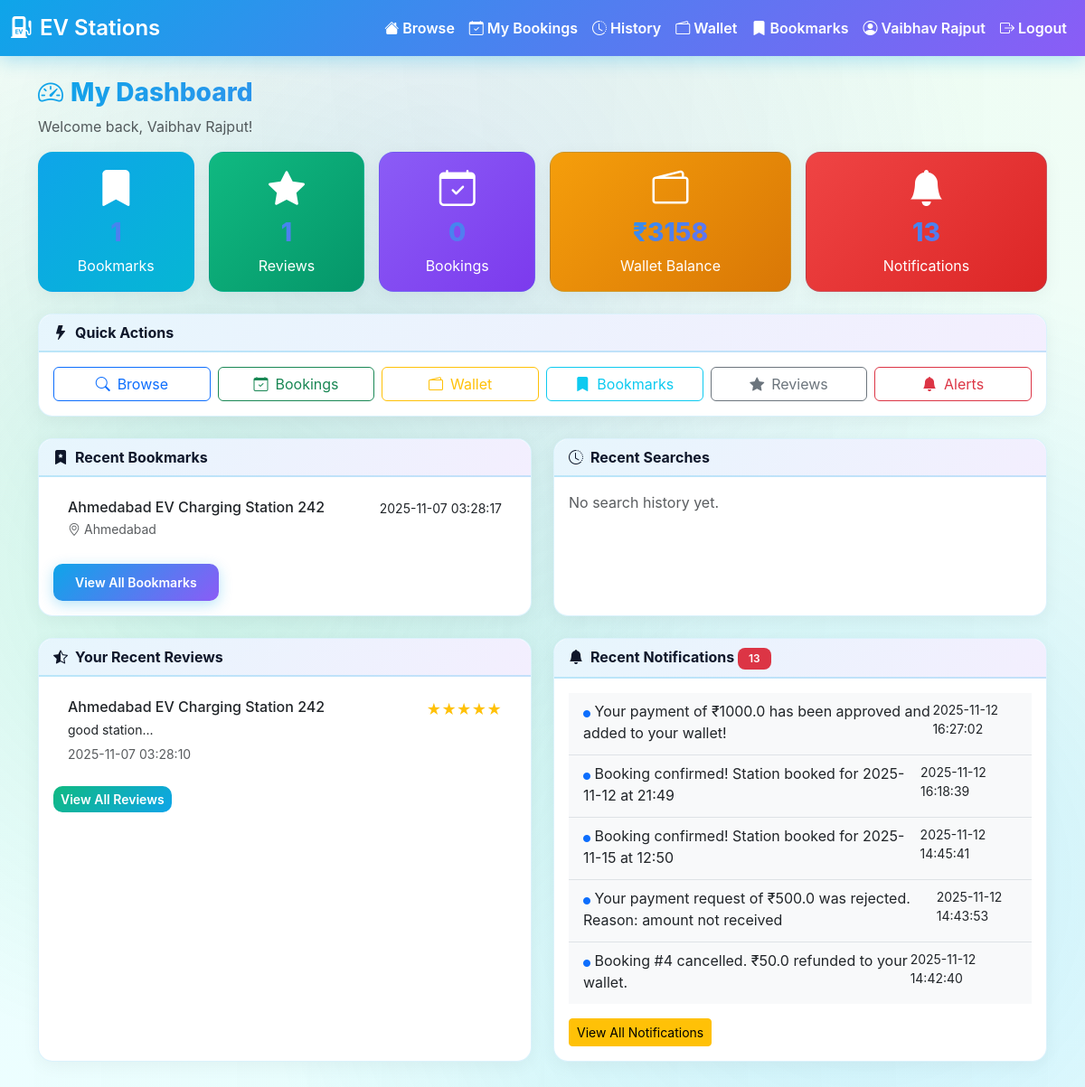
Before: /user/dashboard (signed in) with the older database file.
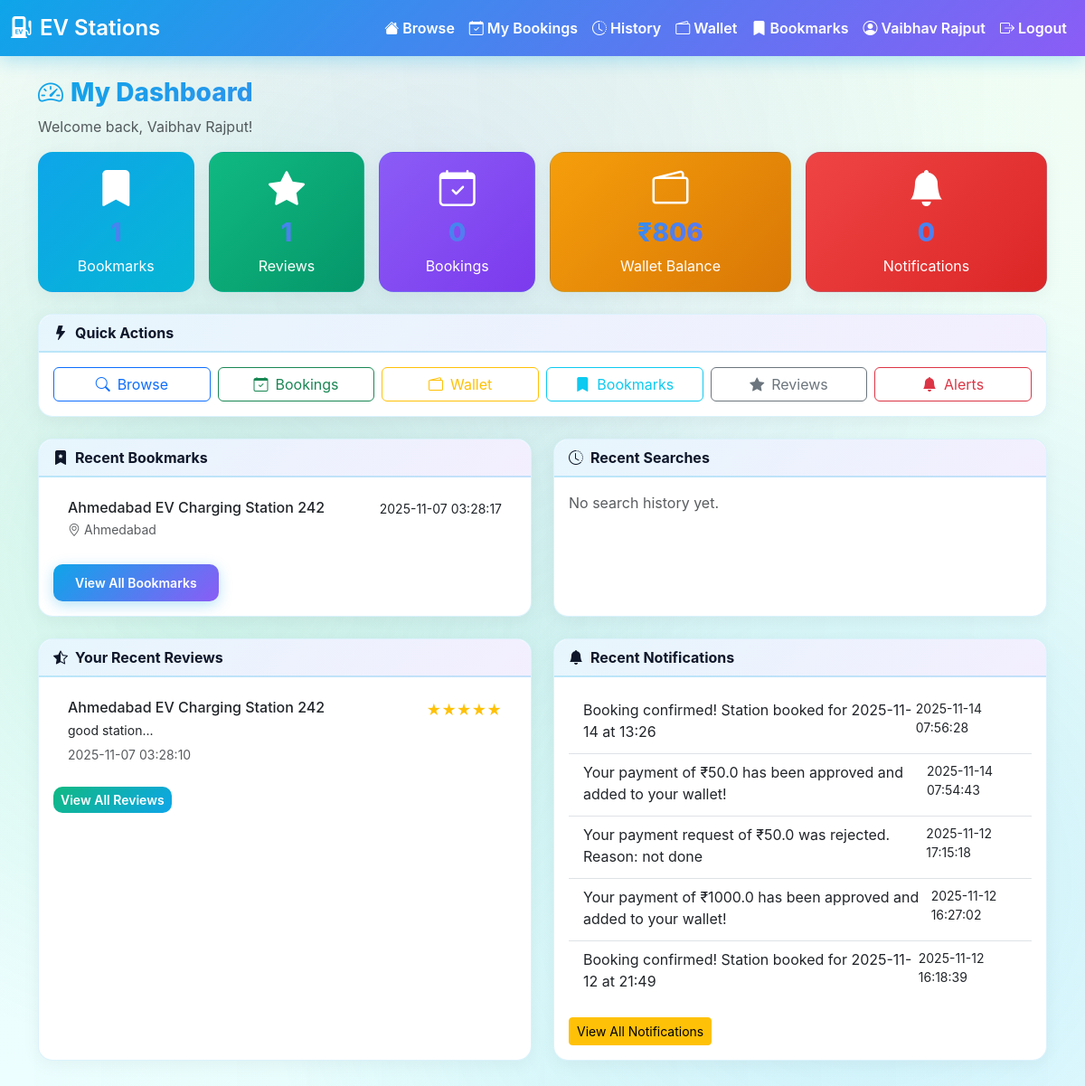
After: the same page with the newer database file.
### tables this page shows
CREATE TABLE wallets (
  id INTEGER PRIMARY KEY AUTOINCREMENT,
  user_id INTEGER UNIQUE NOT NULL,
  balance REAL DEFAULT 0.0,
  updated_at TIMESTAMP DEFAULT CURRENT_TIMESTAMP,
  FOREIGN KEY (user_id) REFERENCES users(id)
);

CREATE TABLE bookmarks (
  id INTEGER PRIMARY KEY AUTOINCREMENT,
  user_id INTEGER NOT NULL,
  station_id TEXT NOT NULL,
  created_at TIMESTAMP DEFAULT CURRENT_TIMESTAMP,
  FOREIGN KEY (user_id) REFERENCES users(id),
  FOREIGN KEY (station_id) REFERENCES ev_charging_stations_reduced(station_id),
  UNIQUE(user_id, station_id)
);

CREATE TABLE ev_charging_stations_reduced (
  station_id TEXT,
  name TEXT,
  operator TEXT,
  state TEXT,
  city TEXT,
  pincode TEXT,
  charger_types TEXT,
  number_of_chargers TEXT,
  power_kW_each TEXT,
  price_per_kWh_INR TEXT,
  tariff_type TEXT,
  payment_methods TEXT,
  opening_hours TEXT,
  contact_number TEXT,
  email TEXT,
  station_rating TEXT,
  num_reviews TEXT,
  parking_spaces TEXT,
  amenities TEXT,
  reservation_supported TEXT,
  fast_charging_supported TEXT,
  nearby_landmark TEXT,
  uptime_percent TEXT,
  status TEXT,
  latitude REAL,
  longitude REAL,
  PRIMARY KEY (station_id)
);

CREATE TABLE reviews (
  id INTEGER PRIMARY KEY AUTOINCREMENT,
  station_id TEXT NOT NULL,
  user_id INTEGER NOT NULL,
  rating INTEGER NOT NULL CHECK(rating >= 1 AND rating <= 5),
  review_text TEXT,
  created_at TIMESTAMP DEFAULT CURRENT_TIMESTAMP,
  FOREIGN KEY (station_id) REFERENCES ev_charging_stations_reduced(station_id),
  FOREIGN KEY (user_id) REFERENCES users(id)
);

CREATE TABLE notifications (
  id INTEGER PRIMARY KEY AUTOINCREMENT,
  user_id INTEGER NOT NULL,
  station_id TEXT,
  message TEXT NOT NULL,
  is_read INTEGER DEFAULT 0,
  created_at TIMESTAMP DEFAULT CURRENT_TIMESTAMP,
  FOREIGN KEY (user_id) REFERENCES users(id),
  FOREIGN KEY (station_id) REFERENCES ev_charging_stations_reduced(station_id)
);

### flask_app/routes.py (the view)
@bp.route("/user/dashboard")
def user_dashboard():
    if not f.session.get("user_id"):
        f.flash("Please login to view dashboard", "warning")
        return f.redirect(f.url_for("main.user_login"))
    user_id = f.session.get("user_id")
    bookmarks = get_user_bookmarks(user_id)
    reviews = get_user_reviews(user_id)
    recent_searches = get_recent_searches(user_id, 5)
    notifications = get_user_notifications(user_id, unread_only=False)
    unread_count = get_unread_count(user_id)
    bookings = get_user_bookings(user_id)
    wallet_balance = get_wallet_balance(user_id)
    return f.render_template(
        "user_dashboard.html",
        bookmarks=bookmarks,
        reviews=reviews,
        recent_searches=recent_searches,
        notifications=notifications,
        unread_count=unread_count,
        bookings=bookings,
        wallet_balance=wallet_balance
    )

### app_db.py (called while the page is built)
def get_conn():
    DB_PATH.parent.mkdir(parents=True, exist_ok=True)
    return sqlite3.connect(DB_PATH)

def get_user_reviews(user_id: int) -> List[Dict[str, Any]]:
    with get_conn() as conn:
        cursor = conn.execute(
            """SELECT r.id, r.station_id, r.rating, r.review_text, r.created_at,
                      s.name as station_name
               FROM reviews r
               LEFT JOIN ev_charging_stations_reduced s ON r.station_id = s.station_id
               WHERE r.user_id = ?
               ORDER BY r.created_at DESC""",
            (user_id,)
        )
        reviews = cursor.fetchall()
    return [
        {
            'id': rev[0],
            'station_id': rev[1],
            'rating': rev[2],
            'review_text': rev[3],
            'created_at': rev[4],
            'station_name': rev[5]
        }
        for rev in reviews
    ]

def get_unread_count(user_id: int) -> int:
    with get_conn() as conn:
        cursor = conn.execute(
            "SELECT COUNT(*) FROM notifications WHERE user_id = ? AND is_read = 0",
            (user_id,)
        )
        result = cursor.fetchone()
    return result[0] if result else 0

### templates/user_dashboard.html (shortened to what the changed rows need)
{% extends 'base.html' %}
{% block styles %}<link href="{{ url_for('static', filename='css/index.css') }}" rel="stylesheet">{% endblock %}
{% block content %}
<div class="row g-3 mb-4">
  <div class="col-md-2">
    <div class="card text-center" style="background: linear-gradient(135deg, #0ea5e9 0%, #06b6d4 100%);">
      <div class="card-body text-white">
        <h1><i class="bi bi-bookmark-fill"></i></h1>
      </div>
    </div>
  </div>
  <div class="col-md-2">
    <div class="card text-center" style="background: linear-gradient(135deg, #10b981 0%, #059669 100%);">
      <div class="card-body text-white">
        <h1><i class="bi bi-star-fill"></i></h1>
      </div>
    </div>
  </div>
  <div class="col-md-2">
    <div class="card text-center" style="background: linear-gradient(135deg, #8b5cf6 0%, #7c3aed 100%);">
      <div class="card-body text-white">
        <h1><i class="bi bi-calendar-check"></i></h1>
      </div>
    </div>
  </div>
  <div class="col-md-3">
    <div class="card text-center" style="background: linear-gradient(135deg, #f59e0b 0%, #d97706 100%);">
      <div class="card-body text-white">
        <h1><i class="bi bi-wallet2"></i></h1>
        <h3>₹{{ "%.0f"|format(wallet_balance) }}</h3>
        <p class="mb-0">Wallet Balance</p>
      </div>
    </div>
  </div>
  <div class="col-md-3">
    <div class="card text-center" style="background: linear-gradient(135deg, #ef4444 0%, #dc2626 100%);">
      <div class="card-body text-white">
        <h1><i class="bi bi-bell-fill"></i></h1>
        <h3>{{ unread_count }}</h3>
        <p class="mb-0">Notifications</p>
      </div>
    </div>
  </div>
</div>
<div class="row">
  <div class="col-md-6 mb-4">
    <div class="card h-100">
      <div class="card-body">
        {% if bookmarks %}
          <div class="list-group list-group-flush">
            {% for b in bookmarks[:5] %}
            <a href="{{ url_for('main.station_detail', station_id=b.station_id) }}"
               class="list-group-item list-group-item-action">
              <div class="d-flex w-100 justify-content-between">
                <h6 class="mb-1">{{ b.name }}</h6>
                <small>{{ b.bookmarked_at }}</small>
              </div>
              <p class="mb-1 text-muted small">
                <i class="bi bi-geo-alt me-1"></i>{{ b.city }}
              </p>
            </a>
            {% endfor %}
          </div>
        {% else %}
          <p class="text-muted">No bookmarks yet. Start exploring stations!</p>
        {% endif %}
      </div>
    </div>
  </div>
  <div class="col-md-6 mb-4">
    <div class="card h-100">
      <div class="card-body">
        {% if reviews %}
          <div class="list-group list-group-flush">
            {% for review in reviews[:5] %}
            <a href="{{ url_for('main.station_detail', station_id=review.station_id) }}"
               class="list-group-item list-group-item-action">
              <div class="d-flex w-100 justify-content-between">
                <h6 class="mb-1">{{ review.station_name or review.station_id }}</h6>
                <span class="text-warning">
                  {% for i in range(review.rating) %}★{% endfor %}
                </span>
              </div>
              {% if review.review_text %}
                <p class="mb-1 small">{{ review.review_text[:100] }}...</p>
              {% endif %}
              <small class="text-muted">{{ review.created_at }}</small>
            </a>
            {% endfor %}
          </div>
        {% else %}
          <p class="text-muted">No reviews yet. Share your experience!</p>
        {% endif %}
      </div>
    </div>
  </div>
  <div class="col-md-6 mb-4">
    <div class="card h-100">
      <div class="card-header">
        <i class="bi bi-bell-fill me-2"></i>Recent Notifications
        {% if unread_count > 0 %}
          <span class="badge bg-danger">{{ unread_count }}</span>
        {% endif %}
      </div>
      <div class="card-body">
        {% if notifications %}
          <div class="list-group list-group-flush">
            {% for notif in notifications[:5] %}
            <div class="list-group-item {% if not notif.is_read %}bg-light{% endif %}">
              <div class="d-flex w-100 justify-content-between">
                <p class="mb-1">
                  {% if not notif.is_read %}<i class="bi bi-circle-fill text-primary" style="font-size:0.5rem;"></i>{% endif %}
                  {{ notif.message }}
                </p>
                <small>{{ notif.created_at }}</small>
              </div>
            </div>
            {% endfor %}
          </div>
        {% else %}
          <p class="text-muted">No notifications yet.</p>
        {% endif %}
      </div>
    </div>
  </div>
</div>
{% endblock %}

Changed rows visible on the page:
no longer on this page (row edited): notifications: is_read 0 (drawn), message "Booking confirmed! Station booked for 2025-11-15 at 12:50", created_at "2025-11-12 14:45:41"
no longer on this page (row edited): notifications: is_read 0 (drawn), message "Your payment request of ₹500.0 was rejected. Reason: amount not received", created_at "2025-11-12 14:43:53"
no longer on this page (row edited): notifications: is_read 0 (drawn), message "Booking #4 cancelled. ₹50.0 refunded to your wallet.", created_at "2025-11-12 14:42:40"
changed wallets: balance "3158" → "806"
added notifications: message "Booking confirmed! Station booked for 2025-11-14 at 13:26", created_at "2025-11-14 07:56:28", is_read 1 (drawn)
added notifications: message "Your payment of ₹50.0 has been approved and added to your wallet!", created_at "2025-11-14 07:54:43", is_read 1 (drawn)
added notifications: message "Your payment request of ₹50.0 was rejected. Reason: not done", created_at "2025-11-12 17:15:18", is_read 1 (drawn)
changed notifications "Your payment of ₹1000.0 has been approved and added to your wallet!": is_read 0 → 1 (drawn)
changed notifications "Booking confirmed! Station booked for 2025-11-12 at 21:49": is_read 0 → 1 (drawn)
Other visible differences:
{{ unread_count }}: "13" → "0"
{{ unread_count }}: "13" → (not shown)
